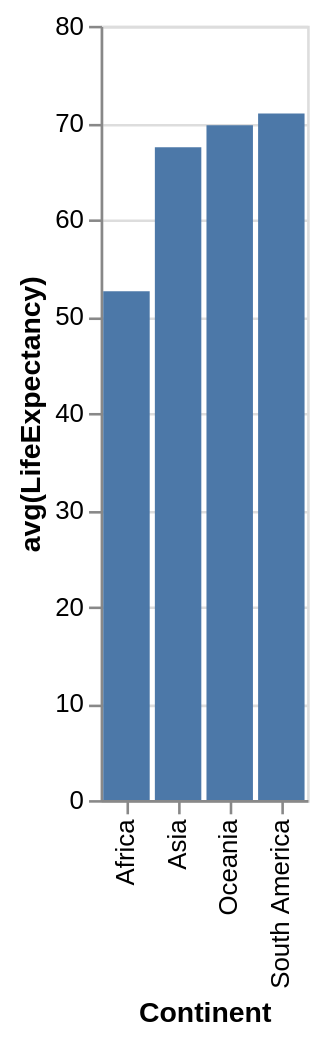

Write the Vega-Lite specification saved for this chart.
### Vega-Lite specification from a JSON file in a GitHub repository (floating-point values rounded to 4 significant figures)
{"data": {"values": [{"x_data": "Africa", "y_data": 52.57}, {"x_data": "Asia", "y_data": 67.44}, {"x_data": "Oceania", "y_data": 69.72}, {"x_data": "South America", "y_data": 70.95}]}, "mark": "bar", "encoding": {"x": {"field": "x_data", "type": "nominal", "title": "Continent", "sort": "ascending"}, "y": {"field": "y_data", "type": "quantitative", "title": "avg(LifeExpectancy)"}}}
